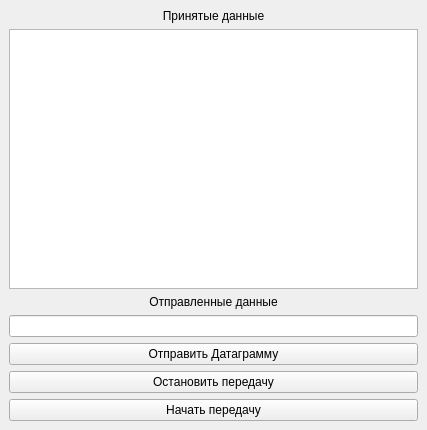
<?xml version="1.0" encoding="UTF-8"?>
<ui version="4.0">
 <class>MainWindow</class>
 <widget class="QMainWindow" name="MainWindow">
  <property name="geometry">
   <rect>
    <x>0</x>
    <y>0</y>
    <width>427</width>
    <height>430</height>
   </rect>
  </property>
  <property name="windowTitle">
   <string>MainWindow</string>
  </property>
  <widget class="QWidget" name="centralwidget">
   <layout class="QVBoxLayout" name="verticalLayout">
    <item>
     <widget class="QLabel" name="lb_receiveData">
      <property name="text">
       <string>Принятые данные</string>
      </property>
      <property name="alignment">
       <set>Qt::AlignmentFlag::AlignCenter</set>
      </property>
     </widget>
    </item>
    <item>
     <widget class="QTextEdit" name="te_result"/>
    </item>
    <item>
     <widget class="QLabel" name="label">
      <property name="text">
       <string>Отправленные данные</string>
      </property>
      <property name="alignment">
       <set>Qt::AlignmentFlag::AlignCenter</set>
      </property>
     </widget>
    </item>
    <item>
     <widget class="QLineEdit" name="le_message"/>
    </item>
    <item>
     <widget class="QPushButton" name="pb_sendMessage">
      <property name="text">
       <string>Отправить Датаграмму</string>
      </property>
     </widget>
    </item>
    <item>
     <widget class="QPushButton" name="pb_stop">
      <property name="text">
       <string>Остановить передачу</string>
      </property>
     </widget>
    </item>
    <item>
     <widget class="QPushButton" name="pb_start">
      <property name="text">
       <string>Начать передачу</string>
      </property>
     </widget>
    </item>
   </layout>
  </widget>
 </widget>
 <resources/>
 <connections/>
</ui>
